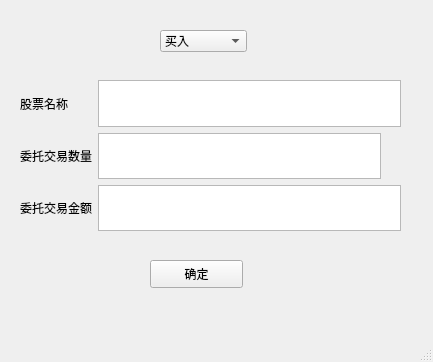
<?xml version="1.0" encoding="UTF-8"?>
<ui version="4.0">
 <class>transaction</class>
 <widget class="QMainWindow" name="transaction">
  <property name="geometry">
   <rect>
    <x>0</x>
    <y>0</y>
    <width>433</width>
    <height>362</height>
   </rect>
  </property>
  <property name="windowTitle">
   <string>MainWindow</string>
  </property>
  <widget class="QWidget" name="centralwidget">
   <widget class="QPushButton" name="pushButton">
    <property name="geometry">
     <rect>
      <x>150</x>
      <y>260</y>
      <width>93</width>
      <height>28</height>
     </rect>
    </property>
    <property name="text">
     <string>确定</string>
    </property>
   </widget>
   <widget class="QComboBox" name="comboBox">
    <property name="geometry">
     <rect>
      <x>160</x>
      <y>30</y>
      <width>87</width>
      <height>22</height>
     </rect>
    </property>
    <item>
     <property name="text">
      <string>买入</string>
     </property>
    </item>
    <item>
     <property name="text">
      <string>卖出</string>
     </property>
    </item>
   </widget>
   <widget class="QWidget" name="layoutWidget">
    <property name="geometry">
     <rect>
      <x>20</x>
      <y>80</y>
      <width>381</width>
      <height>151</height>
     </rect>
    </property>
    <layout class="QGridLayout" name="gridLayout">
     <item row="2" column="1">
      <widget class="QTextEdit" name="textEdit_3"/>
     </item>
     <item row="1" column="1">
      <widget class="QTextEdit" name="textEdit_2">
       <property name="maximumSize">
        <size>
         <width>283</width>
         <height>93</height>
        </size>
       </property>
      </widget>
     </item>
     <item row="2" column="0">
      <widget class="QLabel" name="tramsactionAmount">
       <property name="text">
        <string>委托交易金额</string>
       </property>
      </widget>
     </item>
     <item row="1" column="0">
      <widget class="QLabel" name="transactionNumber">
       <property name="text">
        <string>委托交易数量</string>
       </property>
      </widget>
     </item>
     <item row="0" column="0">
      <widget class="QLabel" name="share">
       <property name="text">
        <string>股票名称</string>
       </property>
      </widget>
     </item>
     <item row="0" column="1">
      <widget class="QTextEdit" name="textEdit"/>
     </item>
    </layout>
   </widget>
  </widget>
  <widget class="QMenuBar" name="menubar">
   <property name="geometry">
    <rect>
     <x>0</x>
     <y>0</y>
     <width>433</width>
     <height>26</height>
    </rect>
   </property>
  </widget>
  <widget class="QStatusBar" name="statusbar"/>
 </widget>
 <resources/>
 <connections/>
</ui>
